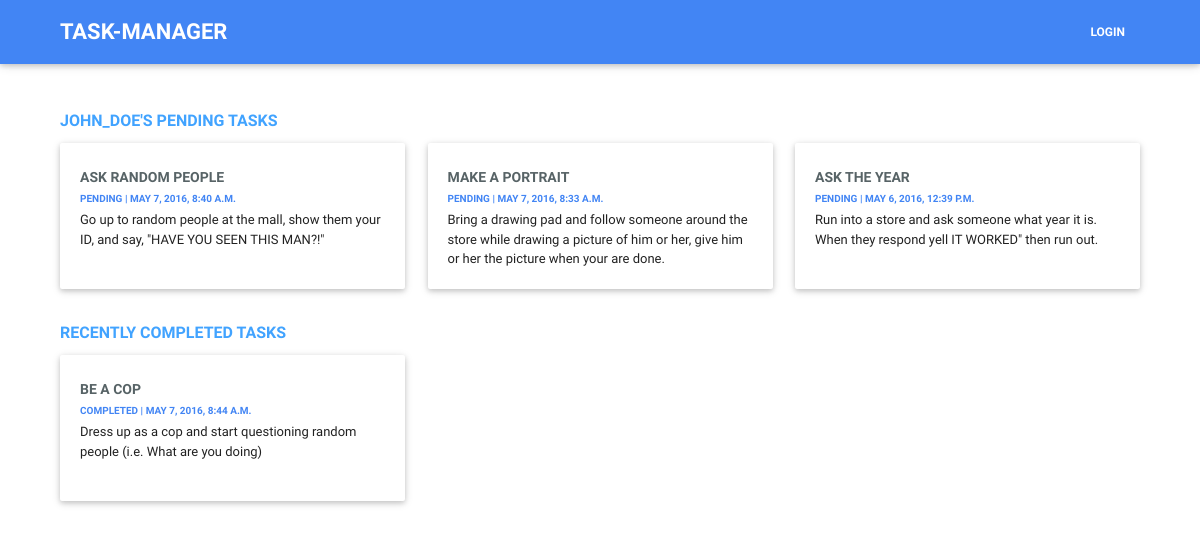
Page /get_user/3/ on the committed database.
### todo/models.py (models this page shows, shortened)
class ToDo(models.Model):
	title = models.CharField(max_length=100)
	desc = models.CharField(max_length=1000)
	creator = models.ForeignKey(User, related_name="todos")
	is_deleted = models.BooleanField(default=False)
	created_at = models.DateTimeField(auto_now_add=True)
	updated_at = models.DateTimeField(auto_now=True)
	class Meta:
		verbose_name_plural = "TODOs"

### todo/views.py (the view)
# urls.py: url(r'^get_user/(?P<user_id>\d+)', 'todo.views.get_user', name='get_user'),
def get_user(request, user_id):
	try:
		user = User.objects.get(pk=user_id)
		todos = ToDo.objects.filter(creator=user_id)
		pending_todos, deleted_todos = get_profile_data(todos)
		if user == request.user:
			return HttpResponseRedirect('/profile')
	except User.DoesNotExist:
		pass
	return render_to_response('profile.html', {'todos': pending_todos, 'deleted_todos': deleted_todos, 'diff_user': True, 'cur_user': user},
							  context_instance=RequestContext(request))

### todo/views.py (called while the page is built)
def get_profile_data(todos):
	pending_todos = todos.exclude(is_deleted=True).order_by('-created_at')
	deleted_todos = todos.filter(is_deleted=True).order_by('-updated_at')
	return (pending_todos, deleted_todos)

### templates/profile.html (shortened to what this page needs)
{% extends 'index.html' %}
{% block page_content %}
	{% if diff_user %}
	<h6 class="header-text">{{ cur_user.get_username }}'s pending tasks</h6>
	{% else %}
	<h6 class="header-text">your pending tasks</h6>
	{% endif %}
	<div class="row">
		{% if todos %}
			{% for todo in todos %}
				<div class="col l4 m6 s12">
					<div class="card">
						<div class="card-content">
						    <h6 class="title news-headline">{{ todo.title }}</h6>
						    <h6 class="news-title">Pending | {{ todo.created_at }}</h6>
						    <p class="news-text">{{ todo.desc }}</p>
						</div>
			        </div>
				</div>
			{% endfor %}
		{% else %}
			<div class="col l12 m6 s12">
				<div class="card-panel title news-headline center-align">
					No tasks to show!!
				</div>
			</div>
		{% endif %}
	</div>
	<h6 class="header-text">recently completed tasks</h6>
	<div class="row">
		{% if deleted_todos %}
			{% for todo in deleted_todos %}
				<div class="col l4 m6 s12">
					<div class="card">
						<div class="card-content">
						    <h6 class="title news-headline">{{ todo.title }}</h6>
						    <h6 class="news-title">completed | {{ todo.updated_at }}</h6>
						    <p class="news-text">{{ todo.desc }}</p>
						</div>
			        </div>
				</div>
			{% endfor %}
		{% else %}
				<div class="col l12 m6 s12">
					<div class="card-panel title news-headline center-align">
						No tasks to show!!
					</div>
				</div>
		{% endif %}
	</div>
{% endblock %}

### static/css/style.css (style rules this page uses)
.header-text { font-weight: 800; font-size: 16px; color: rgb(65, 163, 255); text-transform: uppercase; }
.title.news-headline { font-weight: 600; font-size: 14px; text-transform: uppercase; color: #576366; }
.news-text { font-weight: 400; font-size: 13px; color: #455a64; }
.news-title { font-weight: 600; font-size: 10px; color: #4285f4; text-transform: uppercase; }

### rows in the picture
ToDo: title "ASK RANDOM PEOPLE", created_at "MAY 7, 2016, 8:40 A.M.", desc "Go up to random people at the mall, show them your ID, and say, \"HAVE YOU SEEN THIS MAN?!\""
ToDo: title "MAKE A PORTRAIT", created_at "MAY 7, 2016, 8:33 A.M.", desc "Bring a drawing pad and follow someone around the store while drawing a picture of him or her, give him or her the picture when your are done."
ToDo: title "ASK THE YEAR", created_at "MAY 6, 2016, 12:39 P.M.", desc "Run into a store and ask someone what year it is. When they respond yell IT WORKED\" then run out."
ToDo: title "BE A COP", updated_at "MAY 7, 2016, 8:44 A.M.", desc "Dress up as a cop and start questioning random people (i.e. What are you doing)"

### other values in the picture
{{ cur_user.get_username }} "JOHN_DOE"
